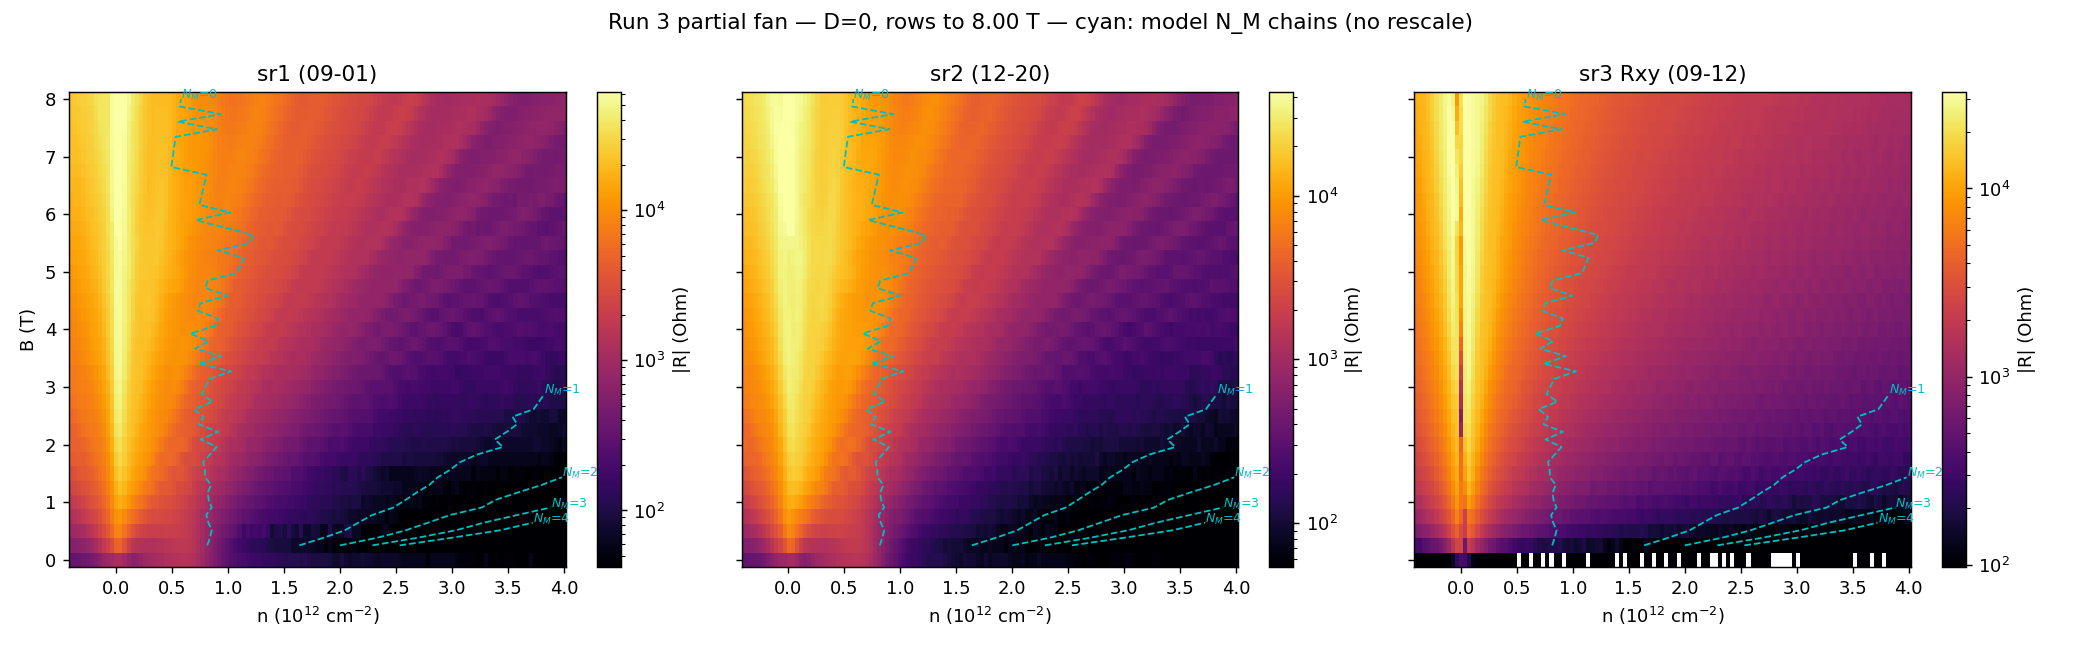

Source code (Python):
"""Partial-fan re-form + ABA model overlay for run 3 (D=0 electron-side fan).

Re-run any time; uses however many complete B-rows have landed.
Renders per-channel log-|Rxx|(n, B) with predicted N_M chain loci overlaid.
"""
import json
import sys
import numpy as np
import matplotlib
matplotlib.use("Agg")
import matplotlib.pyplot as plt
from matplotlib.colors import LogNorm

sys.path.insert(0, r"C:\Users\DGG\measurement_env\hera\models\aba_trilayer")
from ll_spectrum import SWMcC
from crossing_model import ml_trajectories

eps0 = 8.8541878128e-12
e = 1.602176634e-19
c_tg = eps0 * 3 / 15.6e-9

NFAST = 121

m = json.load(open(r"data/3/metadata.json"))
arr = np.loadtxt(r"data/3/data.tsv")
cols = m["columns"]
c = {name: arr[:, i] for i, name in enumerate(cols)}

nrows = arr.shape[0] // NFAST
arr = arr[: nrows * NFAST]
print(f"complete B-rows: {nrows}")

def grid(name):
    return arr[:, cols.index(name)].reshape(nrows, NFAST)

B = grid("mag")[:, 0]
vtg = grid("DC_bias")[0]
n12 = 2 * c_tg * vtg / e * 1e-16          # 1e12 cm^-2 along D=0 line
I = grid("sr0_X") / (-1e6)
print(f"B rows: {B.min():.2f} -> {B.max():.2f} T")

# model chains
p = SWMcC()
Bg = np.linspace(max(0.25, B.min() + 0.01), max(B.max(), 0.5), 60)
tr = ml_trajectories(p, Bg, nmax=130)

fig, axes = plt.subplots(1, 3, figsize=(16, 5), sharey=True)
for ax, (name, key) in zip(axes, [("sr1 (09-01)", "sr1_X"),
                                  ("sr2 (12-20)", "sr2_X"),
                                  ("sr3 Rxy (09-12)", "sr3_X")]):
    R = np.abs(grid(key) / I)
    vmin = max(np.nanpercentile(R, 5), 1)
    pc = ax.pcolormesh(n12, B, R, norm=LogNorm(vmin=vmin,
                       vmax=np.nanpercentile(R, 99.5)), cmap="inferno",
                       shading="nearest")
    fig.colorbar(pc, ax=ax, label="|R| (Ohm)")
    for NM, v in sorted(tr.items()):
        nv, Bv = np.asarray(v)
        msk = (nv >= n12.min()) & (nv <= n12.max()) & (Bv <= B.max() + 0.3)
        if msk.sum() > 1:
            ax.plot(nv[msk], Bv[msk], "c--", lw=1)
            ax.annotate(f"$N_M$={NM}", (nv[msk][-1], min(Bv[msk][-1], B.max())),
                        color="c", fontsize=7)
    ax.set_xlabel(r"n (10$^{12}$ cm$^{-2}$)")
    ax.set_title(name)
axes[0].set_ylabel("B (T)")
fig.suptitle(f"Run 3 partial fan — D=0, rows to {B.max():.2f} T — cyan: model N_M chains (no rescale)")
fig.tight_layout()
fig.savefig(r"hera_scratch/fan_partial.png", dpi=130)
print("saved hera_scratch/fan_partial.png")

# quick onset metric: per-row std of log|R| (sr1) at n>0.3
Rxx = np.abs(grid("sr1_X") / I)
sel = n12 > 0.3
for k in range(nrows):
    row = Rxx[k][sel]
    print(f"B={B[k]:4.2f} T  sr1 med {np.median(row):8.1f} Ohm   "
          f"osc amp (p90/p10) {np.percentile(row,90)/np.percentile(row,10):6.2f}")

# --- background-divided render (sr1, sr2): R / smooth(R along n) per row ---
from scipy.ndimage import median_filter
fig2, axes2 = plt.subplots(1, 2, figsize=(12, 5), sharey=True)
for ax, (name, key) in zip(axes2, [("sr1 (09-01)", "sr1_X"), ("sr2 (12-20)", "sr2_X")]):
    R = np.abs(grid(key) / I)
    bg = median_filter(R, size=(1, 25), mode="nearest")
    ratio = R / np.maximum(bg, 1e-3)
    pc = ax.pcolormesh(n12, B, np.log10(ratio), cmap="RdBu_r", vmin=-0.3, vmax=0.3,
                       shading="nearest")
    fig2.colorbar(pc, ax=ax, label="log10(R / smooth bg)")
    for NM, v in sorted(tr.items()):
        nv, Bv = np.asarray(v)
        msk = (nv >= n12.min()) & (nv <= n12.max()) & (Bv <= B.max() + 0.3)
        if msk.sum() > 1:
            ax.plot(nv[msk], Bv[msk], "k--", lw=0.8, alpha=0.6)
    ax.set_xlabel(r"n (10$^{12}$ cm$^{-2}$)")
    ax.set_title(name)
axes2[0].set_ylabel("B (T)")
fig2.suptitle(f"Run 3 — background-divided, rows to {B.max():.2f} T (black: model chains)")
fig2.tight_layout()
fig2.savefig(r"hera_scratch/fan_partial_bgdiv.png", dpi=130)
print("saved hera_scratch/fan_partial_bgdiv.png")
